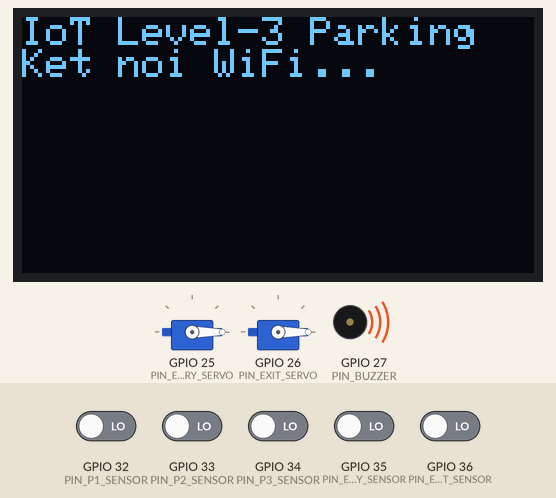
Simulated run of this sketch. Board: ESP32. Shown: 128×64 one-colour display, 2 × servo, buzzer (waves = sounding, pin HIGH). The test bench sets the inputs (shaded band); at power-on: GPIO 32 (PIN_P1_SENSOR), GPIO 33 (PIN_P2_SENSOR), GPIO 34 (PIN_P3_SENSOR), GPIO 35 (PIN_ENTRY_SENSOR), GPIO 36 (PIN_EXIT_SENSOR) LOW. WiFi joins after 1.5 s; servers stay silent unless stated; uploads are accepted with an empty reply; what the sketch prints to the serial monitor is not drawn.

Above: at 0.23 s.
1.3 s: GPIO 36 (PIN_EXIT_SENSOR) driven HIGH
At 4.0 s:
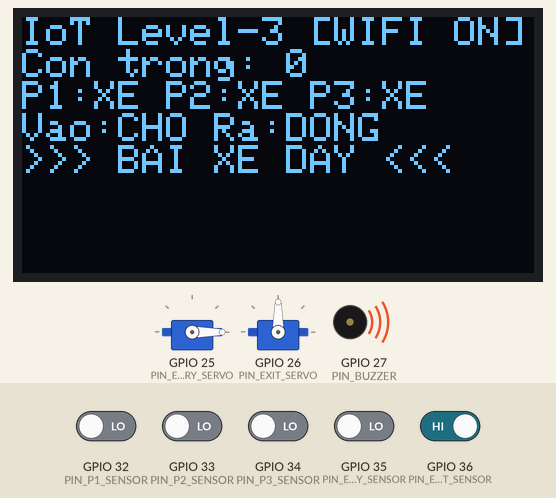
4.3 s: GPIO 32 (PIN_P1_SENSOR) driven HIGH
At 6.8 s:
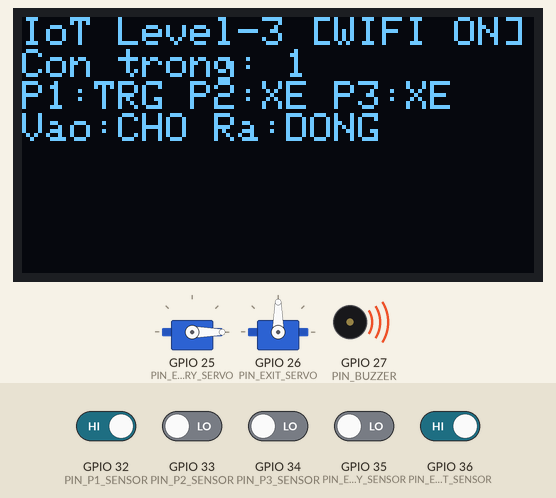
7.3 s: GPIO 36 (PIN_EXIT_SENSOR) driven LOW
At 8.5 s:
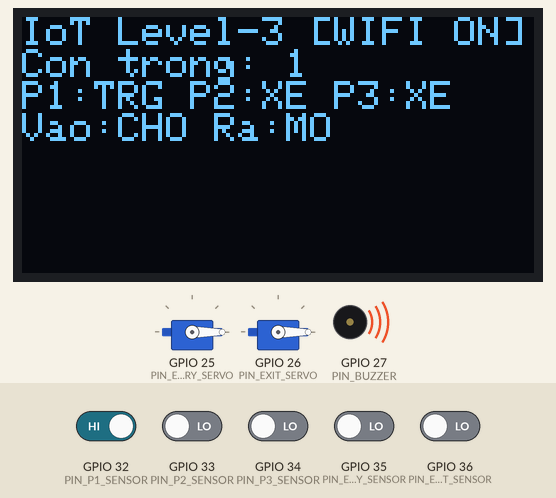
10.3 s: GPIO 33 (PIN_P2_SENSOR) driven HIGH
At 11.3 s:
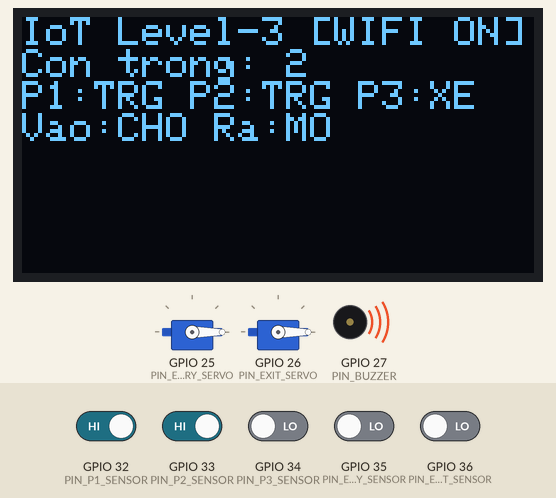
13.3 s: GPIO 34 (PIN_P3_SENSOR) driven HIGH
At 14.2 s:
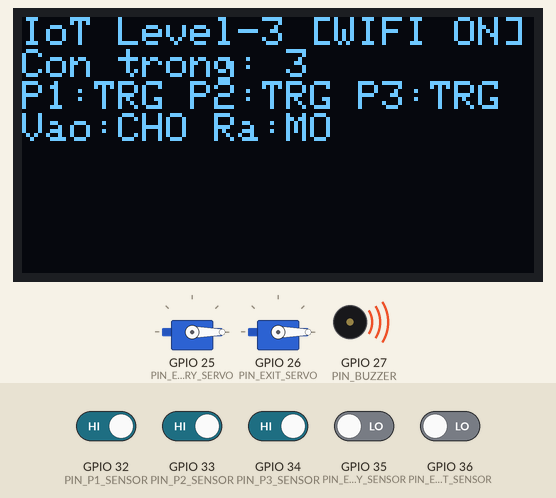
16.3 s: GPIO 36 (PIN_EXIT_SENSOR) driven HIGH
At 19.6 s:
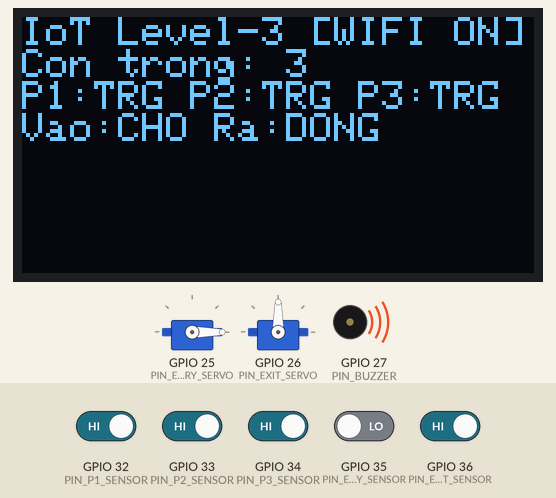
Timing chart, 0 to 20.3 s (numbered marks = the images above; inputs shaded):
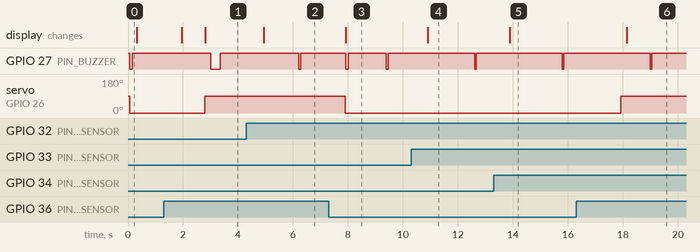

The sketch:

SmartParking_Level3.ino
```cpp
/**
 * ==============================================================================
 * DU AN: HE THONG QUAN LY BAI DO XE THONG MINH - IOT CAP DO 3 (IoT Level-3)
 * Monitoring Node (ESP32) -> REST API / MQTT -> Cloud Server & SQLite DB -> Web App
 * ==============================================================================
 * So do chan phan cung (GPIO Map):
 * - Cam bien o do P1: GPIO 32 (LM393 IR)
 * - Cam bien o do P2: GPIO 33 (LM393 IR)
 * - Cam bien o do P3: GPIO 34 (LM393 IR)
 * - Cam bien cong vao: GPIO 35 (LM393 IR)
 * - Cam bien cong ra:  GPIO 36 (LM393 IR)
 * - Servo cong vao:    GPIO 25
 * - Servo cong ra:     GPIO 26
 * - Coi Buzzer:        GPIO 27
 * - Man hinh OLED I2C: SDA=GPIO 21, SCL=GPIO 22
 * ==============================================================================
 */

#include <Arduino.h>
#include <WiFi.h>
#include <WiFiClientSecure.h>
#include <HTTPClient.h>
#include <Wire.h>
#include <ESP32Servo.h>
#include <Adafruit_GFX.h>
#include <Adafruit_SSD1306.h>

// ================= THONG TIN CAU HINH WIFI VA CLOUD SERVER =================
const char* WIFI_SSID     = "XANHCAFE.COM";     // Thay bang ten WiFi cua ban (hoac WiFi phat tu dien thoai)
const char* WIFI_PASSWORD = "motngayvui";        // Thay bang mat khau WiFi

// Cloud Server URL tren Render (Https công khai toàn cầu)
const char* CLOUD_SERVER_URL = "https://iot-parking.onrender.com/api/parking/data";
const char* IOT_API_KEY      = "IOT_SECURE_TOKEN_2026"; // Khoa bi mat xac thuc thiet bi IoT

// ================= DINH NGHIA PHAN CUNG =================
constexpr uint8_t PIN_P1_SENSOR    = 32;
constexpr uint8_t PIN_P2_SENSOR    = 33;
constexpr uint8_t PIN_P3_SENSOR    = 34;
constexpr uint8_t PIN_ENTRY_SENSOR = 35;
constexpr uint8_t PIN_EXIT_SENSOR  = 36;
constexpr uint8_t PIN_ENTRY_SERVO  = 25;
constexpr uint8_t PIN_EXIT_SERVO   = 26;
constexpr uint8_t PIN_BUZZER       = 27;
constexpr uint8_t PIN_OLED_SDA     = 21;
constexpr uint8_t PIN_OLED_SCL     = 22;

constexpr bool IR_ACTIVE_LOW       = true; // Cam bien IR cho muc LOW khi co vat can

// Goc mo / dong barie
constexpr int ENTRY_CLOSED_ANGLE   = 0;
constexpr int ENTRY_OPEN_ANGLE     = 90;
constexpr int EXIT_CLOSED_ANGLE    = 90;
constexpr int EXIT_OPEN_ANGLE      = 0;

constexpr uint32_t SENSOR_DEBOUNCE_MS   = 350;
constexpr uint32_t GATE_CLOSE_CLEAR_MS  = 1000;
constexpr uint32_t GATE_MAX_OPEN_MS     = 10000;
constexpr uint32_t OLED_REFRESH_MS      = 300;
constexpr uint32_t FULL_BEEP_INTERVAL_MS= 1800;
constexpr uint32_t CLOUD_SYNC_INTERVAL_MS = 1000; // Dong bo voi Cloud moi 1 giay

// [SUA BUZZER] Cau hinh buzzer
constexpr bool     BUZZER_PASSIVE    = false; // false = buzzer CHU DONG (chi can HIGH/LOW). true = buzzer THU DONG (can phat tan so)
constexpr bool     BUZZER_ACTIVE_LOW = true;  // true = module kich muc THAP (LOW = keu, HIGH = im)
constexpr uint16_t BUZZER_FREQ_HZ    = 2000;  // Chi dung khi BUZZER_PASSIVE = true
constexpr uint8_t  BUZZER_LEDC_CH    = 14;    // Chi dung cho ESP32 core 2.x
constexpr uint8_t  BUZZER_IDLE_LEVEL = BUZZER_ACTIVE_LOW ? HIGH : LOW;  // Muc chan khi im lang
constexpr uint8_t  BUZZER_ON_LEVEL   = BUZZER_ACTIVE_LOW ? LOW : HIGH;  // Muc chan khi keu

constexpr uint8_t OLED_WIDTH       = 128;
constexpr uint8_t OLED_HEIGHT      = 64;
constexpr uint8_t OLED_I2C_ADDRESS = 0x3C;

Adafruit_SSD1306 display(OLED_WIDTH, OLED_HEIGHT, &Wire, -1);
Servo entryServo;
Servo exitServo;

enum SensorIndex : uint8_t {
  SENSOR_P1,
  SENSOR_P2,
  SENSOR_P3,
  SENSOR_ENTRY,
  SENSOR_EXIT,
  SENSOR_COUNT
};

const uint8_t SENSOR_PINS[SENSOR_COUNT] = {
  PIN_P1_SENSOR, PIN_P2_SENSOR, PIN_P3_SENSOR,
  PIN_ENTRY_SENSOR, PIN_EXIT_SENSOR
};

struct DebouncedSensor {
  bool rawDetected = false;
  bool stableDetected = false;
  uint32_t rawChangedAt = 0;
};

enum GateState : uint8_t { GATE_CLOSED, GATE_OPEN };

struct GateController {
  GateState state = GATE_CLOSED;
  uint32_t openedAt = 0;
  uint32_t clearSince = 0;
  bool waitingForClear = false;
  bool timeoutReported = false;
};

DebouncedSensor sensors[SENSOR_COUNT];
GateController entryGate;
GateController exitGate;

bool displayReady    = false;
volatile bool buzzerOn = false;
uint32_t lastFullBeepAt = 0;
uint32_t lastDisplayAt  = 0;
uint32_t lastCloudSyncAt= 0;

uint8_t freeSlots   = 3;
bool parkingFull    = false;
bool occupiedP1     = false;
bool occupiedP2     = false;
bool occupiedP3     = false;
bool entryGateOpen  = false;
bool exitGateOpen   = false;

bool lastSyncedP1   = false;
bool lastSyncedP2   = false;
bool lastSyncedP3   = false;
bool lastSyncedEntry= false;
bool lastSyncedExit = false;

// ================= [BUZZER TASK] =================
struct BeepRequest {
  uint16_t freq;
  uint16_t durationMs;
};

QueueHandle_t buzzerQueue = nullptr;

void buzzerSilence() {
  if (BUZZER_PASSIVE) {
#if defined(ESP_ARDUINO_VERSION_MAJOR) && (ESP_ARDUINO_VERSION_MAJOR >= 3)
    ledcDetach(PIN_BUZZER);
#else
    ledcDetachPin(PIN_BUZZER);
#endif
  }
  pinMode(PIN_BUZZER, OUTPUT);
  digitalWrite(PIN_BUZZER, BUZZER_IDLE_LEVEL);
}

void buzzerSoundOn(uint16_t freq) {
  if (BUZZER_PASSIVE) {
#if defined(ESP_ARDUINO_VERSION_MAJOR) && (ESP_ARDUINO_VERSION_MAJOR >= 3)
    ledcAttach(PIN_BUZZER, freq, 8);
    ledcWriteTone(PIN_BUZZER, freq);
#else
    ledcSetup(BUZZER_LEDC_CH, freq, 8);
    ledcAttachPin(PIN_BUZZER, BUZZER_LEDC_CH);
    ledcWriteTone(BUZZER_LEDC_CH, freq);
#endif
  } else {
    digitalWrite(PIN_BUZZER, BUZZER_ON_LEVEL);
  }
}

void buzzerTask(void *param) {
  BeepRequest req;
  for (;;) {
    if (xQueueReceive(buzzerQueue, &req, portMAX_DELAY) == pdTRUE) {
      buzzerOn = true;
      buzzerSoundOn(req.freq);
      vTaskDelay(pdMS_TO_TICKS(req.durationMs));
      buzzerSilence();
      buzzerOn = false;
      vTaskDelay(pdMS_TO_TICKS(30));
    }
  }
}

void initBuzzer() {
  buzzerSilence();
  buzzerQueue = xQueueCreate(2, sizeof(BeepRequest));
  xTaskCreatePinnedToCore(buzzerTask, "buzzerTask", 2048, nullptr, 1, nullptr, 0);
}

void startBeep(uint16_t durationMs) {
  if (buzzerQueue == nullptr) return;
  BeepRequest req = { BUZZER_FREQ_HZ, durationMs };
  xQueueSend(buzzerQueue, &req, 0);
}

// ================= CAC HAM XU LY PHAN CUNG =================
bool readDetected(uint8_t pin) {
  const int level = digitalRead(pin);
  return IR_ACTIVE_LOW ? (level == LOW) : (level == HIGH);
}

void updateSensor(DebouncedSensor &sensor, uint8_t pin, uint32_t now) {
  const bool reading = readDetected(pin);
  if (reading != sensor.rawDetected) {
    sensor.rawDetected = reading;
    sensor.rawChangedAt = now;
  }
  if (sensor.stableDetected != sensor.rawDetected &&
      now - sensor.rawChangedAt >= SENSOR_DEBOUNCE_MS) {
    sensor.stableDetected = sensor.rawDetected;
  }
}

void setEntryGate(bool open, uint32_t now) {
  if (open) {
    entryServo.write(ENTRY_OPEN_ANGLE);
    entryGate.state = GATE_OPEN;
    entryGate.openedAt = now;
    entryGate.waitingForClear = false;
    entryGate.timeoutReported = false;
  } else {
    entryServo.write(ENTRY_CLOSED_ANGLE);
    entryGate.state = GATE_CLOSED;
    entryGate.waitingForClear = false;
  }
  entryGateOpen = open;
}

void setExitGate(bool open, uint32_t now) {
  if (open) {
    exitServo.write(EXIT_OPEN_ANGLE);
    exitGate.state = GATE_OPEN;
    exitGate.openedAt = now;
    exitGate.waitingForClear = false;
    exitGate.timeoutReported = false;
  } else {
    exitServo.write(EXIT_CLOSED_ANGLE);
    exitGate.state = GATE_CLOSED;
    exitGate.waitingForClear = false;
  }
  exitGateOpen = open;
}

void updateParkingStatus() {
  occupiedP1 = sensors[SENSOR_P1].stableDetected;
  occupiedP2 = sensors[SENSOR_P2].stableDetected;
  occupiedP3 = sensors[SENSOR_P3].stableDetected;
  const uint8_t occupiedCount = static_cast<uint8_t>(occupiedP1) +
                                static_cast<uint8_t>(occupiedP2) +
                                static_cast<uint8_t>(occupiedP3);
  freeSlots = 3 - occupiedCount;
  parkingFull = (freeSlots == 0);
}

/**
 * ==============================================================================
 * LOGIC QUY TRINH 7 BUOC:
 * - CONG VAO (isEntry = true): TUYET DOI KHONG TU DONG MO khi thay xe!
 *   Cac buoc: Xe den -> Cam bien GPIO 35 phat hien -> ESP32 gui bao xe len Web ->
 *   Cho Camera quet bien so -> Web so CSDL hop le -> Web gui lenh "OPEN_ENTRY" -> ESP32 moi mo cong!
 * - CONG RA (isEntry = false): Tu dong mo khi xe ra den vach cam bien GPIO 36.
 * ==============================================================================
 */
void updateGate(GateController &gate, bool vehicleAtGate, bool isEntry, uint32_t now) {
  if (gate.state == GATE_CLOSED) {
    if (vehicleAtGate) {
      if (isEntry) {
        // [QUY TRINH 7 BUOC] CONG VAO: GIU NGUYEN TRANG THAI DONG!
        // Chi keu tieng bip ngan thong bao da nhan dien co xe den vung cho quet bien so
        static uint32_t lastEntryPromptBeep = 0;
        if (now - lastEntryPromptBeep >= 3000) {
          lastEntryPromptBeep = now;
          if (parkingFull) {
            startBeep(350); // Bai day keu dai canh bao
          } else {
            startBeep(60);  // Bip ngan: "Xe da vao vung quet bien so"
          }
        }
      } else {
        // CONG RA: Tu dong nang barie cho xe ra
        setExitGate(true, now);
        startBeep(90);
      }
    }
    return;
  }

  // Khi cong dang MO: Cho xe di qua het khoi vung cam bien roi dong lai an toan
  if (vehicleAtGate) {
    gate.waitingForClear = false;
    if (now - gate.openedAt >= GATE_MAX_OPEN_MS && !gate.timeoutReported) {
      gate.timeoutReported = true;
      Serial.println(isEntry ? "Entry gate timeout: sensor occupied" : "Exit gate timeout: sensor occupied");
      startBeep(500);
    }
  } else {
    if (!gate.waitingForClear) {
      gate.waitingForClear = true;
      gate.clearSince = now;
    } else if (now - gate.clearSince >= GATE_CLOSE_CLEAR_MS) {
      if (isEntry) setEntryGate(false, now);
      else setExitGate(false, now);
      return;
    }
  }
}

void updateDisplay(uint32_t now) {
  if (!displayReady || now - lastDisplayAt < OLED_REFRESH_MS) return;
  lastDisplayAt = now;
  display.clearDisplay();
  display.setTextColor(SSD1306_WHITE);
  display.setTextSize(1);
  display.setCursor(0, 0);
  display.print(F("IoT Level-3 "));
  display.println(WiFi.status() == WL_CONNECTED ? F("[WIFI ON]") : F("[NO WIFI]"));
  display.print(F("Con trong: "));
  display.println(freeSlots);
  display.print(F("P1:")); display.print(occupiedP1 ? F("XE ") : F("TRG "));
  display.print(F("P2:")); display.print(occupiedP2 ? F("XE ") : F("TRG "));
  display.print(F("P3:")); display.println(occupiedP3 ? F("XE") : F("TRG"));
  display.print(F("Vao:")); display.print(entryGateOpen ? F("MO ") : F("CHO "));
  display.print(F("Ra:")); display.println(exitGateOpen ? F("MO") : F("DONG"));
  if (parkingFull) display.println(F(">>> BAI XE DAY <<<"));
  display.display();
}

// ================= GIAO TIEP DAM MAY IOT CAP DO 3 (REST API) =================
void sendTelemetryToCloud() {
  if (WiFi.status() != WL_CONNECTED) {
    return;
  }

  WiFiClientSecure client;
  client.setInsecure();

  HTTPClient http;
  http.begin(client, CLOUD_SERVER_URL);
  http.addHeader("Content-Type", "application/json");
  http.addHeader("X-API-Key", IOT_API_KEY);

  // Dong goi JSON Telemetry kem trang thai xe dang o cong vao
  String payload = "{";
  payload += "\"p1\":" + String(occupiedP1 ? 1 : 0) + ",";
  payload += "\"p2\":" + String(occupiedP2 ? 1 : 0) + ",";
  payload += "\"p3\":" + String(occupiedP3 ? 1 : 0) + ",";
  payload += "\"entryGate\":" + String(entryGateOpen ? 1 : 0) + ",";
  payload += "\"exitGate\":" + String(exitGateOpen ? 1 : 0) + ",";
  payload += "\"vehicleAtEntry\":" + String(sensors[SENSOR_ENTRY].stableDetected ? 1 : 0) + ",";
  payload += "\"vehicleAtExit\":" + String(sensors[SENSOR_EXIT].stableDetected ? 1 : 0) + ",";
  payload += "\"free\":" + String(freeSlots);
  payload += "}";

  int httpCode = http.POST(payload);
  if (httpCode >= 200 && httpCode < 300) {
    String response = http.getString();
    response.replace(" ", "");
    response.replace("\n", "");
    response.replace("\r", "");
    response.replace("\t", "");

    if (response.indexOf("command") >= 0) {
      Serial.print(F("[Cloud] Response: "));
      Serial.println(response);
    }

    // CHI MO CONG VAO KHI NHAN LENH CHINH THUC "OPEN_ENTRY" TU WEBSITE (DA SO KHOP BIEN SO HOP LE)
    if (response.indexOf("OPEN_ENTRY") >= 0) {
      Serial.println("[Cloud Action] Nhan lenh mo cong vao tu Web (Bien so hop le)!");
      setEntryGate(true, millis());
      startBeep(120);
    }
    if (response.indexOf("OPEN_EXIT") >= 0) {
      Serial.println("[Cloud Action] Nhan lenh mo cong ra tu Web!");
      setExitGate(true, millis());
      startBeep(120);
    }
    if (response.indexOf("TRIGGER_BUZZER") >= 0) {
      Serial.println("[Cloud Action] Nhan lenh bat coi tu Web!");
      startBeep(800);
    }
  }
  http.end();

  lastSyncedP1    = occupiedP1;
  lastSyncedP2    = occupiedP2;
  lastSyncedP3    = occupiedP3;
  lastSyncedEntry = entryGateOpen;
  lastSyncedExit  = exitGateOpen;
}

// ================= SETUP =================
void setup() {
  pinMode(PIN_BUZZER, OUTPUT);
  digitalWrite(PIN_BUZZER, BUZZER_IDLE_LEVEL);

  Serial.begin(115200);
  Serial.println(F("\n--- KHOI DONG HE THONG IOT CAP DO 3: SMART PARKING ---"));

  for (uint8_t i = 0; i < SENSOR_COUNT; ++i) {
    pinMode(SENSOR_PINS[i], INPUT);
    sensors[i].rawDetected = readDetected(SENSOR_PINS[i]);
    sensors[i].stableDetected = sensors[i].rawDetected;
    sensors[i].rawChangedAt = millis();
  }

  Wire.begin(PIN_OLED_SDA, PIN_OLED_SCL);
  displayReady = display.begin(SSD1306_SWITCHCAPVCC, OLED_I2C_ADDRESS);

  entryServo.attach(PIN_ENTRY_SERVO, 500, 2400);
  exitServo.attach(PIN_EXIT_SERVO, 500, 2400);
  entryServo.write(ENTRY_CLOSED_ANGLE);
  exitServo.write(EXIT_CLOSED_ANGLE);
  entryGateOpen = false;
  exitGateOpen = false;

  initBuzzer();
  updateParkingStatus();

  Serial.printf("Dang ket noi WiFi toi '%s'...\n", WIFI_SSID);
  WiFi.mode(WIFI_STA);
  WiFi.begin(WIFI_SSID, WIFI_PASSWORD);

  if (displayReady) {
    display.clearDisplay();
    display.setTextColor(SSD1306_WHITE);
    display.setTextSize(1);
    display.setCursor(0, 0);
    display.println(F("IoT Level-3 Parking"));
    display.println(F("Ket noi WiFi..."));
    display.display();
  }
}

// ================= LOOP =================
void loop() {
  const uint32_t now = millis();

  for (uint8_t i = 0; i < SENSOR_COUNT; ++i) {
    updateSensor(sensors[i], SENSOR_PINS[i], now);
  }

  updateParkingStatus();

  // Logic dieu khien barie:
  // Cong vao tuyet doi khong tu mo, cho lenh Web
  updateGate(entryGate, sensors[SENSOR_ENTRY].stableDetected, true, now);
  updateGate(exitGate, sensors[SENSOR_EXIT].stableDetected, false, now);

  updateDisplay(now);

  const bool stateChanged = (occupiedP1 != lastSyncedP1) ||
                            (occupiedP2 != lastSyncedP2) ||
                            (occupiedP3 != lastSyncedP3) ||
                            (entryGateOpen != lastSyncedEntry) ||
                            (exitGateOpen != lastSyncedExit) ||
                            (sensors[SENSOR_ENTRY].stableDetected);

  if (stateChanged || (now - lastCloudSyncAt >= CLOUD_SYNC_INTERVAL_MS)) {
    lastCloudSyncAt = now;
    sendTelemetryToCloud();
  }
}
```

Measured:
- after the input at 1.3 s, servo on GPIO 26 (PIN_EXIT_SERVO): 0° → 90° after 1.5 s; the display: first differs from a run without the input after 1.5 s (image 1)
- after the input at 4.3 s, the display: changes after 0.64 s (image 2)
- after the input at 7.3 s, servo on GPIO 26 (PIN_EXIT_SERVO): 90° → 0° after 0.60 s; the display: changes after 0.62 s (image 3)
- after the input at 10.3 s, the display: changes after 0.61 s (image 4)
- after the input at 13.3 s, the display: changes after 0.59 s (image 5)
- after the input at 16.3 s, servo on GPIO 26 (PIN_EXIT_SERVO): 0° → 90° after 1.6 s; the display: changes after 1.9 s (image 6)
